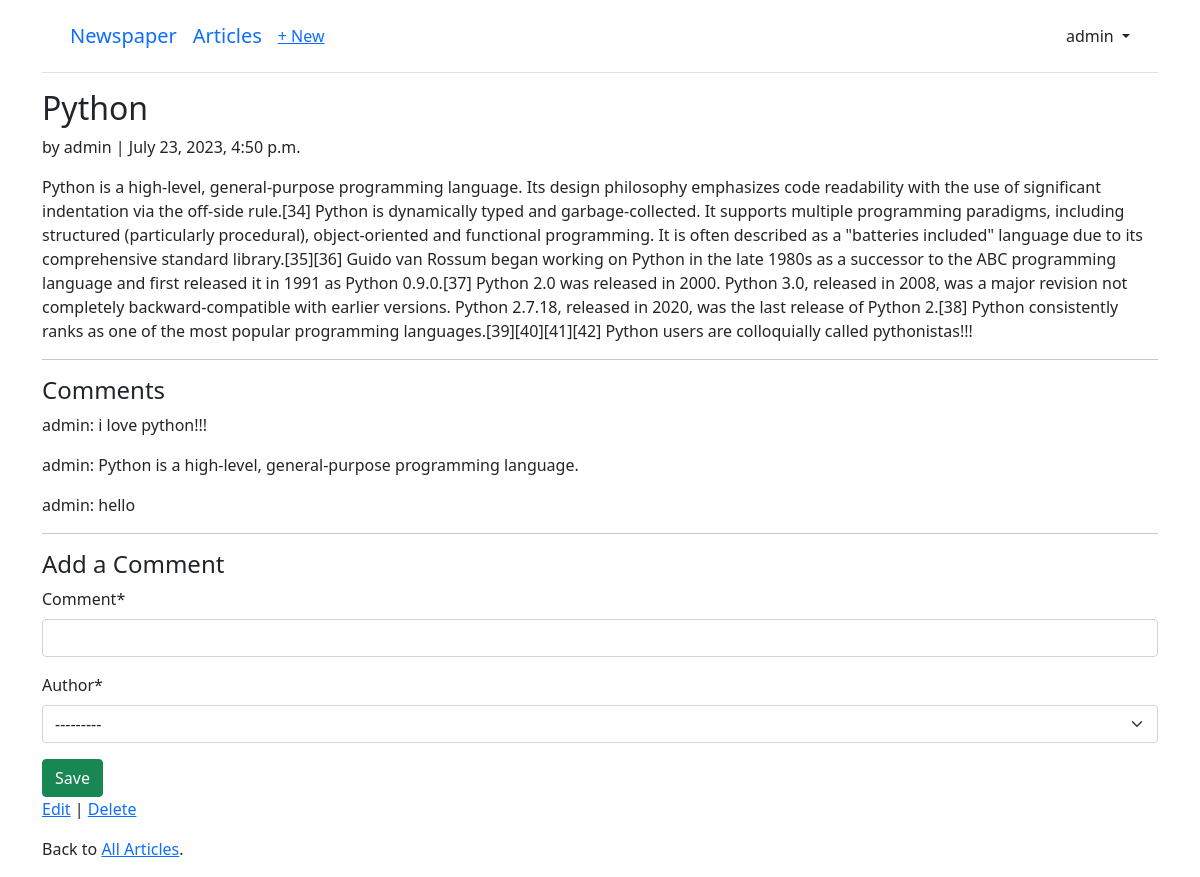
The app's page /articles/1/ (signed in) with its own data.
### accounts/models.py (models this page shows)
class CustomUser(AbstractUser):
    age = models.PositiveIntegerField(null=True, blank=True)

### articles/models.py (models this page shows, shortened)
class Article(models.Model):
    title = models.CharField(max_length=255)
    body = models.TextField()
    date = models.DateTimeField(auto_now_add=True)
    author = models.ForeignKey(
        settings.AUTH_USER_MODEL,
        on_delete=models.CASCADE
    )

class Comment(models.Model):
    article = models.ForeignKey(Article, on_delete=models.CASCADE)
    comment = models.CharField(max_length=140)
    author = models.ForeignKey(
        settings.AUTH_USER_MODEL,
        on_delete=models.CASCADE,
    )
    def __str__(self):
        return self.comment

### articles/views.py (the view, shortened to what this page needs)
# urls.py: path("<int:pk>/", ArticleDetailView.as_view(), name="article_detail"),
class ArticleDetailView(LoginRequiredMixin, View):
    def get(self, request, *args, **kwargs):
        view = CommentGet.as_view()
        return view(request, *args, **kwargs)

### articles/forms.py
class CommentForm(forms.ModelForm):
    class Meta:
        model = Comment
        fields = ("comment", "author")

### articles/views.py (called while the page is built)
    def get_context_data(self, **kwargs: Any) -> Dict[str, Any]:
        context = super().get_context_data(**kwargs)
        context["form"] = CommentForm()
        return context

### templates/article_detail.html (shortened to what this page needs)
{% extends "registration/base.html" %}
{% load crispy_forms_tags %}
{% block content %}
<div class="article-entry">
    <h2>{{ object.title }}</h2>
    <p>by {{ object.author }} | {{ object.date }}</p>
    <p>{{ object.body }}</p>
</div>
<hr>
<h4>Comments</h4>
{% for comment in article.comment_set.all %}
<p>{{ comment.author }}: {{ comment }}</p>
{% endfor %}
<hr>
<h4>Add a Comment</h4>
<form action="" method="post">
    {{ form | crispy }}
    <button class="btn btn-success ml-2" type="submit">Save</button>
</form>
<p><a href="{% url 'article_edit' article.pk %}">Edit</a> |
<a href="{% url 'article_delete' article.pk %}">Delete</a></p>
<p>Back to <a href="{% url 'article_list' %}">All Articles</a>.</p>
{% endblock content %}

### templates/registration/base.html (shortened to what this page needs)
<!DOCTYPE html>
<html>
    <head>
        <link href="https://cdn.jsdelivr.net/npm/bootstrap@5.1.3/dist/css/bootstrap.min.css" rel="stylesheet">
    </head>
    <body>
        <div class="container">
            <header class="p-3 mb-3 border-bottom">
                <div class="container">
                    <div class="d-flex flex-wrap align-items-center justify-content-center justify-content-lg-start">
                        <a class="navbar-brand" href="{% url 'home' %}">Newspaper</a>
                        <a class="navbar-brand" href="{% url 'article_list' %}">Articles</a>
                        <ul class="nav col-12 col-lg-auto me-lg-auto mb-2 justify-content-center mb-md-0">
                            {% if user.is_authenticated %}
                                <li><a href="{% url 'article_new' %}">+ New</a></li>
                        </ul>
                        <div class="dropdown text-end">
                            <a href="#" class="d-block link-dark text-decoration-none dropdown-toggle" id="dropdownUser1" data-bs-toggle="dropdown" aria-expanded="false">
                                {{ user.username }}
                            </a>
                        </div>
                        {% else %}
                        </ul>
                        <div class="text-end">
                            <a href="{% url 'login' %}" class="btn btn-outline-primary me-2">Log In</a>
                            <a href="{% url 'signup' %}" class="btn btn-primary">Sign Up</a>
                        </div>
                        {% endif %}
                    </div>
                </div>
            </header>
            <main>
                {% block content %}
                {% endblock content %}
            </main>
        </div>
    </body>
</html>

### records on screen
CustomUser: username "admin"
Article: title "Python", author "admin", date "July 23, 2023, 4:50 p.m.", body "Python is a high-level, general-purpose programming language. Its design philosophy emphasizes code readability with the use of significant indentation via the off-side rule.[34] Python is dynamically typed and garbage-collected. It supports multiple programming paradigms, including structured (particularly procedural), object-oriented and functional programming. It is often described as a \"batteries included\" language due to its comprehensive standard library.[35][36] Guido van Rossum began working on Python in the late 1980s as a successor to the ABC programming language and first released it in 1991 as Python 0.9.0.[37] Python 2.0 was released in 2000. Python 3.0, released in 2008, was a…"
Comment: author "admin", comment "i love python!!!"
Comment: author "admin", comment "Python is a high-level, general-purpose programming language."
Comment: author "admin", comment "hello"
